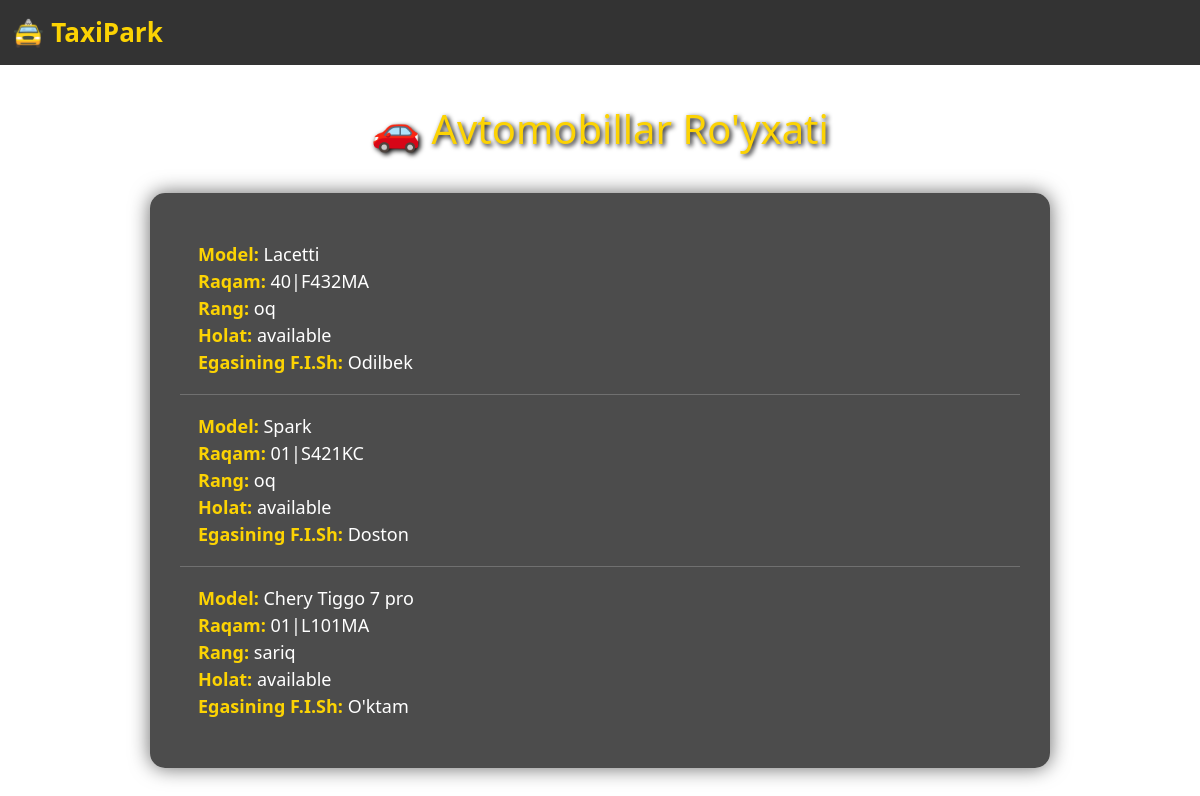
Screenshot of /cars/ with the database file from the repository.
### taxipark/models.py (models this page shows, shortened)
class Cars(models.Model):
    STATUS_CHOICES = [
        ('available', 'Available'),
        ('on_route', 'On Route'),
        ('inactive', 'Inactive'),
        ('broken', 'Broken'),
    ]
    model = models.CharField(max_length=100)
    number_plate = models.CharField(max_length=15, unique=True)
    color = models.CharField(max_length=30)
    owner = models.ForeignKey(Users, on_delete=models.CASCADE, related_name='cars')
    status = models.CharField(max_length=20, choices=STATUS_CHOICES, default='available')

class Users(models.Model):
    full_name = models.CharField(max_length=100)
    phone_number = models.CharField(max_length=13)
    email = models.EmailField(max_length=100, unique=True)
    is_admin = models.BooleanField(default=False)
    is_driver = models.BooleanField(default=False)
    is_customer = models.BooleanField(default=False)
    is_active = models.BooleanField(default=True)

### taxipark/views.py (the view)
# urls.py: path('cars/', CarListView.as_view(), name='car_list'),
class CarListView(ListView):
    model = Cars
    template_name = 'car_list.html'
    context_object_name = 'cars'
    def get_queryset(self):
        return super().get_queryset().select_related('owner')

### templates/car_list.html (shortened to what this page needs)
<!DOCTYPE html>
<html lang="uz">
<head>
  <link href="https://cdn.jsdelivr.net/npm/bootstrap@5.0.2/dist/css/bootstrap.min.css" rel="stylesheet">
</head>
<body>
  <nav class="navbar navbar-expand-lg navbar-dark">
    <div class="container-fluid">
      <a class="navbar-brand" href="#">🚖 TaxiPark</a>
    </div>
  </nav>
  <h1>🚗 Avtomobillar Ro'yxati</h1>
  <div class="car-list">
    {% for car in cars %}
      <div class="car-item">
        <span class="car-label">Model:</span> {{ car.model }} <br>
        <span class="car-label">Raqam:</span> {{ car.number_plate }} <br>
        <span class="car-label">Rang:</span> {{ car.color }} <br>
        <span class="car-label">Holat:</span> {{ car.status }} <br>
        <span class="car-label">Egasining F.I.Sh:</span> {{ car.owner.full_name }}
      </div>
    {% empty %}
      <div class="car-item">🚫 Hozircha mashinalar mavjud emas.</div>
    {% endfor %}
  </div>
</body>
</html>

### templates/car_list.html (style rules this page uses)
body { background-image: url('https://www.shutterstock.com/image-vector/taxi-park-composition-front-view-600w-2017768499.jpg'); background-size: cover; background-repeat: no-repeat; background-attachment: fixed; color: #fff; font-family: 'Segoe UI', Tahoma, Geneva, Verdana, sans-serif; }
.navbar { background-color: rgba(0, 0, 0, 0.8) !important; }
.navbar-brand { color: #fcd303 !important; font-weight: bold; font-size: 26px; }
h1 { margin-top: 40px; text-align: center; font-size: 40px; color: #fcd303; text-shadow: 2px 2px 5px #000; }
.car-list { max-width: 900px; margin: 40px auto; background-color: rgba(0, 0, 0, 0.7); padding: 30px; border-radius: 15px; box-shadow: 0 0 20px rgba(0, 0, 0, 0.6); }
.car-item { padding: 18px; border-bottom: 1px solid rgba(255, 255, 255, 0.2); font-size: 18px; }
.car-item:last-child { border-bottom: none; }
.car-label { font-weight: bold; color: #fcd303; }

### rows the page displays
Cars: model "Lacetti", number_plate "40|F432MA", color "oq", status "available", owner.full_name "Odilbek"
Cars: model "Spark", number_plate "01|S421KC", color "oq", status "available", owner.full_name "Doston"
Cars: model "Chery Tiggo 7 pro", number_plate "01|L101MA", color "sariq", status "available", owner.full_name "O'ktam"
